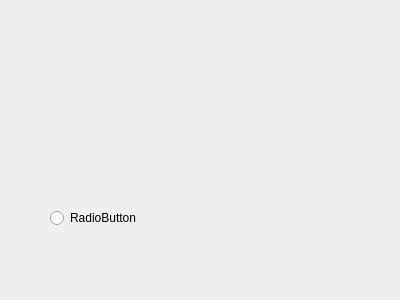
<?xml version="1.0" encoding="UTF-8"?>
<ui version="4.0">
 <class>Form</class>
 <widget class="QWidget" name="Form">
  <property name="geometry">
   <rect>
    <x>0</x>
    <y>0</y>
    <width>400</width>
    <height>300</height>
   </rect>
  </property>
  <property name="windowTitle">
   <string>Form</string>
  </property>
  <widget class="QRadioButton" name="radioButton">
   <property name="geometry">
    <rect>
     <x>50</x>
     <y>210</y>
     <width>89</width>
     <height>16</height>
    </rect>
   </property>
   <property name="text">
    <string>RadioButton</string>
   </property>
  </widget>
 </widget>
 <resources/>
 <connections/>
</ui>
